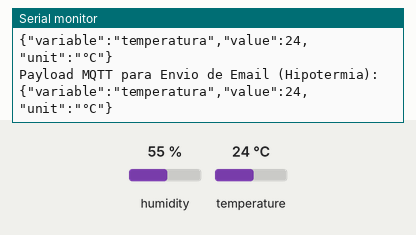
A sketch run on a simulated ESP32. On the bench: the last lines printed to the serial monitor. Inputs (shaded band) come from the test bench; at power-on: temperature 24 °C, humidity 55 %. No MQTT or app messages arrive unless stated.

Above: at 4.2 s.
4.3 s: temperature set to 41 °C
At 9.4 s:
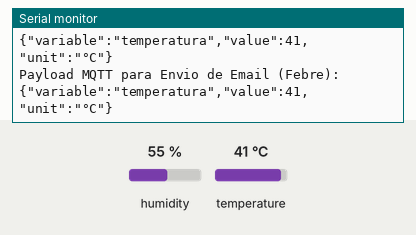
14.7 s: temperature set to 12 °C
At 19.2 s:
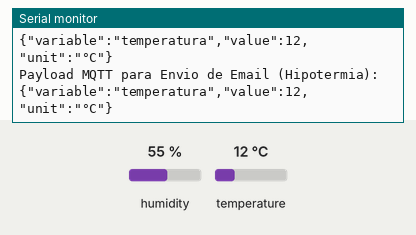
Timing chart, 0 to 20.7 s (numbered marks = the images above; inputs shaded):
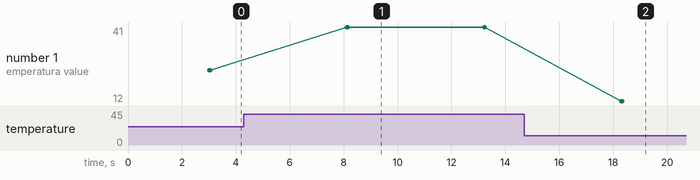

The sketch:

sketch.ino
```cpp
#include "ArduinoJson.h"
#include "EspMQTTClient.h"
#include <DHT.h>

#define DHTPIN 2
#define DHTTYPE DHT22   // DHT 22  (AM2302), AM2321

DHT dht(DHTPIN, DHTTYPE);

// MQTT Configurações
EspMQTTClient client{
  "Wokwi-GUEST", // SSID do WiFi
  "",             // Senha do WiFi
  "mqtt.tago.io", // Endereço do servidor MQTT
  "Default",      // Usuario MQTT
  "7cd72f18-6a99-42c3-917b-9867934902df",   // Token do device
  "esp",          // Nome do device
  1883            // Porta de comunicação MQTT
};

char bufferJson[100];

void sendEmail(const char* topic) {
  client.publish(topic, "EnviarEmail"); // Envie um comando MQTT para acionar o envio de e-mail
}

void setup() {
  Serial.begin(9600);
  dht.begin();

  Serial.println("Conectando WiFi");
  while (!client.isWifiConnected()) {
    Serial.print('.');
    client.loop();
    delay(1000);
  }

  Serial.println("WiFi Conectado");

  Serial.println("Conectando com Servidor MQTT");
  while (!client.isMqttConnected()) {
    Serial.print('.');
    client.loop();
    delay(1000);
  }

  Serial.println("MQTT Conectado");
}

// Callback da EspMQTTClient
void onConnectionEstablished() {}

void loop() {
  float temperatura = dht.readTemperature();
  float umidade = dht.readHumidity();

  // Create JSON document for temperatura
  StaticJsonDocument<300> documentoJsonTemperatura;
  documentoJsonTemperatura["variable"] = "temperatura";
  documentoJsonTemperatura["value"] = temperatura;
  documentoJsonTemperatura["unit"] = "°C";

  serializeJson(documentoJsonTemperatura, bufferJson);
  Serial.println(bufferJson);

  // Publish temperatura data to MQTT
  client.publish("SeuTopicoTemperatura", bufferJson);

  // Check if temperature is above 37.5 or below 35
  if (temperatura > 37.5) {
    // If yes, send email for fever
    Serial.println("Payload MQTT para Envio de Email (Febre):");
    Serial.println(bufferJson);
    sendEmail("AvisarFebreEmail");
  } else if (temperatura < 35) {
    // If yes, send email for hypothermia
    Serial.println("Payload MQTT para Envio de Email (Hipotermia):");
    Serial.println(bufferJson);
    sendEmail("AvisarHipotermiaEmail");
  }

  delay(5000);
  client.loop();
}
```

Measured:
- after the input at 4.3 s, the serial monitor: prints a new line after 3.8 s (image 1)
- after the input at 14.7 s, the serial monitor: prints a new line after 3.6 s (image 2)
- plotted number 1: 24 → 41 after the input at 4.3 s, 41 → 12 after the input at 14.7 s
